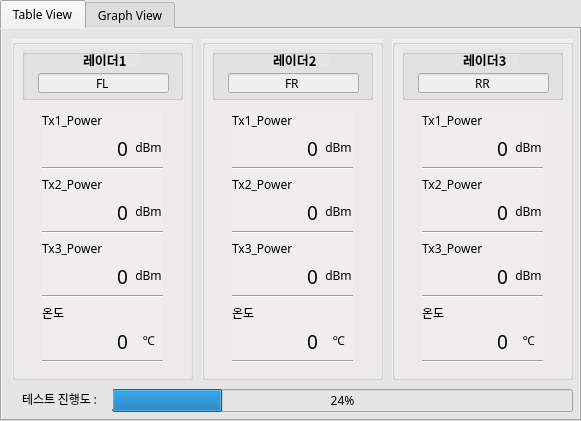
   <widget class="QTabWidget" name="tabWidget">
    <property name="geometry">
     <rect>
      <x>510</x>
      <y>24</y>
      <width>581</width>
      <height>421</height>
     </rect>
    </property>
    <property name="font">
     <font>
      <family>한컴 고딕</family>
     </font>
    </property>
    <property name="styleSheet">
     <string notr="true">background-color: rgb(229, 229, 229);</string>
    </property>
    <property name="currentIndex">
     <number>0</number>
    </property>
    <widget class="QWidget" name="tab">
     <attribute name="title">
      <string>Table View</string>
     </attribute>
     <widget class="QGroupBox" name="groupBox_monitor1">
      <property name="enabled">
       <bool>true</bool>
      </property>
      <property name="geometry">
       <rect>
        <x>10</x>
        <y>10</y>
        <width>181</width>
        <height>341</height>
       </rect>
      </property>
      <property name="font">
       <font>
        <family>한컴 고딕</family>
       </font>
      </property>
      <property name="styleSheet">
       <string notr="true">background-color: rgb(239, 237, 237);</string>
      </property>
      <property name="title">
       <string/>
      </property>
      <property name="alignment">
       <set>Qt::AlignCenter</set>
      </property>
      <widget class="QWidget" name="gridLayoutWidget">
       <property name="geometry">
        <rect>
         <x>30</x>
         <y>73</y>
         <width>121</width>
         <height>251</height>
        </rect>
       </property>
       <layout class="QGridLayout" name="gridLayout_3" columnstretch="3,1">
        <item row="2" column="0">
         <widget class="QLabel" name="label_40">
          <property name="font">
           <font>
            <family>한컴 고딕</family>
           </font>
          </property>
          <property name="text">
           <string>Tx1_Power</string>
          </property>
         </widget>
        </item>
        <item row="11" column="0">
         <widget class="QLabel" name="label_14">
          <property name="font">
           <font>
            <family>한컴 고딕</family>
           </font>
          </property>
          <property name="text">
           <string>온도</string>
          </property>
         </widget>
        </item>
        <item row="5" column="0">
         <widget class="QLabel" name="label_4">
          <property name="font">
           <font>
            <family>한컴 고딕</family>
           </font>
          </property>
          <property name="text">
           <string>Tx2_Power</string>
          </property>
         </widget>
        </item>
        <item row="8" column="0">
         <widget class="QLabel" name="label_13">
          <property name="font">
           <font>
            <family>한컴 고딕</family>
           </font>
          </property>
          <property name="text">
           <string>Tx3_Power</string>
          </property>
         </widget>
        </item>
        <item row="12" column="1">
         <widget class="QLabel" name="label_15">
          <property name="font">
           <font>
            <family>한컴 고딕</family>
           </font>
          </property>
          <property name="text">
           <string>&lt;html&gt;&lt;head/&gt;&lt;body&gt;&lt;p align=&quot;center&quot;&gt;℃&lt;/p&gt;&lt;/body&gt;&lt;/html&gt;</string>
          </property>
         </widget>
        </item>
        <item row="6" column="1">
         <widget class="QLabel" name="label_6">
          <property name="font">
           <font>
            <family>한컴 고딕</family>
           </font>
          </property>
          <property name="text">
           <string>&lt;html&gt;&lt;head/&gt;&lt;body&gt;&lt;p align=&quot;center&quot;&gt;dBm&lt;/p&gt;&lt;/body&gt;&lt;/html&gt;</string>
          </property>
         </widget>
        </item>
        <item row="9" column="0">
         <widget class="QLabel" name="lab_Rdr1_txPwr3">
          <property name="font">
           <font>
            <family>한컴 고딕</family>
            <pointsize>14</pointsize>
           </font>
          </property>
          <property name="text">
           <string>&lt;html&gt;&lt;head/&gt;&lt;body&gt;&lt;p align=&quot;right&quot;&gt;&lt;span style=&quot; font-size:14pt;&quot;&gt;0&lt;/span&gt;&lt;/p&gt;&lt;/body&gt;&lt;/html&gt;</string>
          </property>
          <property name="alignment">
           <set>Qt::AlignRight|Qt::AlignTrailing|Qt::AlignVCenter</set>
          </property>
         </widget>
        </item>
        <item row="12" column="0">
         <widget class="QLabel" name="lab_Rdr1_tmp">
          <property name="font">
           <font>
            <family>한컴 고딕</family>
            <pointsize>14</pointsize>
           </font>
          </property>
          <property name="text">
           <string>&lt;html&gt;&lt;head/&gt;&lt;body&gt;&lt;p align=&quot;right&quot;&gt;&lt;span style=&quot; font-size:14pt;&quot;&gt;0&lt;/span&gt;&lt;/p&gt;&lt;/body&gt;&lt;/html&gt;</string>
          </property>
          <property name="alignment">
           <set>Qt::AlignRight|Qt::AlignTrailing|Qt::AlignVCenter</set>
          </property>
         </widget>
        </item>
        <item row="7" column="0" colspan="2">
         <widget class="Line" name="line_2">
          <property name="orientation">
           <enum>Qt::Horizontal</enum>
          </property>
         </widget>
        </item>
        <item row="4" column="0" colspan="2">
         <widget class="Line" name="line">
          <property name="orientation">
           <enum>Qt::Horizontal</enum>
          </property>
         </widget>
        </item>
        <item row="3" column="1">
         <widget class="QLabel" name="label_5">
          <property name="font">
           <font>
            <family>한컴 고딕</family>
           </font>
          </property>
          <property name="text">
           <string>&lt;html&gt;&lt;head/&gt;&lt;body&gt;&lt;p align=&quot;center&quot;&gt;dBm&lt;/p&gt;&lt;/body&gt;&lt;/html&gt;</string>
          </property>
         </widget>
        </item>
        <item row="6" column="0">
         <widget class="QLabel" name="lab_Rdr1_txPwr2">
          <property name="font">
           <font>
            <family>한컴 고딕</family>
            <pointsize>14</pointsize>
           </font>
          </property>
          <property name="text">
           <string>&lt;html&gt;&lt;head/&gt;&lt;body&gt;&lt;p align=&quot;right&quot;&gt;&lt;span style=&quot; font-size:14pt;&quot;&gt;0&lt;/span&gt;&lt;/p&gt;&lt;/body&gt;&lt;/html&gt;</string>
          </property>
          <property name="alignment">
           <set>Qt::AlignRight|Qt::AlignTrailing|Qt::AlignVCenter</set>
          </property>
         </widget>
        </item>
        <item row="3" column="0">
         <widget class="QLabel" name="lab_Rdr1_txPwr1">
          <property name="font">
           <font>
            <family>한컴 고딕</family>
            <pointsize>14</pointsize>
           </font>
          </property>
          <property name="text">
           <string>&lt;html&gt;&lt;head/&gt;&lt;body&gt;&lt;p align=&quot;right&quot;&gt;&lt;span style=&quot; font-size:14pt;&quot;&gt;0&lt;/span&gt;&lt;/p&gt;&lt;/body&gt;&lt;/html&gt;</string>
          </property>
          <property name="alignment">
           <set>Qt::AlignRight|Qt::AlignTrailing|Qt::AlignVCenter</set>
          </property>
         </widget>
        </item>
        <item row="9" column="1">
         <widget class="QLabel" name="label_12">
          <property name="font">
           <font>
            <family>한컴 고딕</family>
           </font>
          </property>
          <property name="text">
           <string>&lt;html&gt;&lt;head/&gt;&lt;body&gt;&lt;p align=&quot;center&quot;&gt;dBm&lt;/p&gt;&lt;/body&gt;&lt;/html&gt;</string>
          </property>
         </widget>
        </item>
        <item row="10" column="0" colspan="2">
         <widget class="Line" name="line_3">
          <property name="orientation">
           <enum>Qt::Horizontal</enum>
          </property>
         </widget>
        </item>
        <item row="13" column="0" colspan="2">
         <widget class="Line" name="line_4">
          <property name="orientation">
           <enum>Qt::Horizontal</enum>
          </property>
         </widget>
        </item>
       </layout>
      </widget>
      <widget class="QGroupBox" name="groupBox_14">
       <property name="geometry">
        <rect>
         <x>10</x>
         <y>10</y>
         <width>161</width>
         <height>51</height>
        </rect>
       </property>
       <property name="styleSheet">
        <string notr="true">background-color: rgb(229, 229, 229);</string>
       </property>
       <property name="title">
        <string/>
       </property>
       <widget class="QLabel" name="label_51">
        <property name="geometry">
         <rect>
          <x>190</x>
          <y>53</y>
          <width>11</width>
          <height>20</height>
         </rect>
        </property>
        <property name="font">
         <font>
          <family>한컴 고딕</family>
         </font>
        </property>
        <property name="text">
         <string>회</string>
        </property>
       </widget>
       <widget class="QLabel" name="label_53">
        <property name="geometry">
         <rect>
          <x>190</x>
          <y>30</y>
          <width>11</width>
          <height>20</height>
         </rect>
        </property>
        <property name="font">
         <font>
          <family>한컴 고딕</family>
         </font>
        </property>
        <property name="text">
         <string>회</string>
        </property>
       </widget>
       <widget class="QLabel" name="label_3">
        <property name="geometry">
         <rect>
          <x>61</x>
          <y>5</y>
          <width>56</width>
          <height>12</height>
         </rect>
        </property>
        <property name="font">
         <font>
          <family>한컴 고딕</family>
          <pointsize>10</pointsize>
          <weight>75</weight>
          <bold>true</bold>
         </font>
        </property>
        <property name="text">
         <string>레이더1</string>
        </property>
       </widget>
       <widget class="QLineEdit" name="line_radar1">
        <property name="geometry">
         <rect>
          <x>16</x>
          <y>24</y>
          <width>131</width>
          <height>20</height>
         </rect>
        </property>
        <property name="font">
         <font>
          <family>한컴 고딕</family>
         </font>
        </property>
        <property name="styleSheet">
         <string notr="true">background-color: rgb(239, 239, 239);</string>
        </property>
        <property name="text">
         <string>FL</string>
        </property>
        <property name="alignment">
         <set>Qt::AlignCenter</set>
        </property>
        <property name="clearButtonEnabled">
         <bool>false</bool>
        </property>
       </widget>
      </widget>
     </widget>
     <widget class="QProgressBar" name="progressBar">
      <property name="enabled">
       <bool>true</bool>
      </property>
      <property name="geometry">
       <rect>
        <x>110</x>
        <y>360</y>
        <width>461</width>
        <height>23</height>
       </rect>
      </property>
      <property name="font">
       <font>
        <family>한컴 고딕</family>
       </font>
      </property>
      <property name="value">
       <number>24</number>
      </property>
      <property name="textVisible">
       <bool>true</bool>
      </property>
      <property name="format">
       <string>%p%</string>
      </property>
     </widget>
     <widget class="QLabel" name="label_21">
      <property name="geometry">
       <rect>
        <x>20</x>
        <y>360</y>
        <width>91</width>
        <height>20</height>
       </rect>
      </property>
      <property name="font">
       <font>
        <family>한컴 고딕</family>
       </font>
      </property>
      <property name="text">
       <string>테스트 진행도 :</string>
      </property>
     </widget>
     <widget class="QGroupBox" name="groupBox_monitor2">
      <property name="enabled">
       <bool>true</bool>
      </property>
      <property name="geometry">
       <rect>
        <x>200</x>
        <y>10</y>
        <width>181</width>
        <height>341</height>
       </rect>
      </property>
      <property name="font">
       <font>
        <family>한컴 고딕</family>
       </font>
      </property>
      <property name="styleSheet">
       <string notr="true">background-color: rgb(239, 237, 237);</string>
      </property>
      <property name="title">
       <string/>
      </property>
      <property name="alignment">
       <set>Qt::AlignCenter</set>
      </property>
      <widget class="QWidget" name="gridLayoutWidget_5">
       <property name="geometry">
        <rect>
         <x>30</x>
         <y>73</y>
         <width>121</width>
         <height>251</height>
        </rect>
       </property>
       <layout class="QGridLayout" name="gridLayout_5" columnstretch="3,1">
        <item row="2" column="0">
         <widget class="QLabel" name="label_49">
          <property name="font">
           <font>
            <family>한컴 고딕</family>
           </font>
          </property>
          <property name="text">
           <string>Tx1_Power</string>
          </property>
         </widget>
        </item>
        <item row="11" column="0">
         <widget class="QLabel" name="label_20">
          <property name="font">
           <font>
            <family>한컴 고딕</family>
           </font>
          </property>
          <property name="text">
           <string>온도</string>
          </property>
         </widget>
        </item>
        <item row="5" column="0">
         <widget class="QLabel" name="label_22">
          <property name="font">
           <font>
            <family>한컴 고딕</family>
           </font>
          </property>
          <property name="text">
           <string>Tx2_Power</string>
          </property>
         </widget>
        </item>
        <item row="8" column="0">
         <widget class="QLabel" name="label_23">
          <property name="font">
           <font>
            <family>한컴 고딕</family>
           </font>
          </property>
          <property name="text">
           <string>Tx3_Power</string>
          </property>
         </widget>
        </item>
        <item row="12" column="1">
         <widget class="QLabel" name="label_24">
          <property name="font">
           <font>
            <family>한컴 고딕</family>
           </font>
          </property>
          <property name="text">
           <string>&lt;html&gt;&lt;head/&gt;&lt;body&gt;&lt;p align=&quot;center&quot;&gt;℃&lt;/p&gt;&lt;/body&gt;&lt;/html&gt;</string>
          </property>
         </widget>
        </item>
        <item row="6" column="1">
         <widget class="QLabel" name="label_26">
          <property name="font">
           <font>
            <family>한컴 고딕</family>
           </font>
          </property>
          <property name="text">
           <string>&lt;html&gt;&lt;head/&gt;&lt;body&gt;&lt;p align=&quot;center&quot;&gt;dBm&lt;/p&gt;&lt;/body&gt;&lt;/html&gt;</string>
          </property>
         </widget>
        </item>
        <item row="9" column="0">
         <widget class="QLabel" name="lab_Rdr2_txPwr3">
          <property name="font">
           <font>
            <family>한컴 고딕</family>
            <pointsize>14</pointsize>
           </font>
          </property>
          <property name="text">
           <string>&lt;html&gt;&lt;head/&gt;&lt;body&gt;&lt;p align=&quot;right&quot;&gt;&lt;span style=&quot; font-size:14pt;&quot;&gt;0&lt;/span&gt;&lt;/p&gt;&lt;/body&gt;&lt;/html&gt;</string>
          </property>
          <property name="alignment">
           <set>Qt::AlignRight|Qt::AlignTrailing|Qt::AlignVCenter</set>
          </property>
         </widget>
        </item>
        <item row="12" column="0">
         <widget class="QLabel" name="lab_Rdr2_tmp">
          <property name="font">
           <font>
            <family>한컴 고딕</family>
            <pointsize>14</pointsize>
           </font>
          </property>
          <property name="text">
           <string>&lt;html&gt;&lt;head/&gt;&lt;body&gt;&lt;p align=&quot;right&quot;&gt;&lt;span style=&quot; font-size:14pt;&quot;&gt;0&lt;/span&gt;&lt;/p&gt;&lt;/body&gt;&lt;/html&gt;</string>
          </property>
          <property name="alignment">
           <set>Qt::AlignRight|Qt::AlignTrailing|Qt::AlignVCenter</set>
          </property>
         </widget>
        </item>
        <item row="7" column="0" colspan="2">
         <widget class="Line" name="line_5">
          <property name="orientation">
           <enum>Qt::Horizontal</enum>
          </property>
         </widget>
        </item>
        <item row="4" column="0" colspan="2">
         <widget class="Line" name="line_6">
          <property name="orientation">
           <enum>Qt::Horizontal</enum>
          </property>
         </widget>
        </item>
        <item row="3" column="1">
         <widget class="QLabel" name="label_50">
          <property name="font">
           <font>
            <family>한컴 고딕</family>
           </font>
          </property>
          <property name="text">
           <string>&lt;html&gt;&lt;head/&gt;&lt;body&gt;&lt;p align=&quot;center&quot;&gt;dBm&lt;/p&gt;&lt;/body&gt;&lt;/html&gt;</string>
          </property>
         </widget>
        </item>
        <item row="6" column="0">
         <widget class="QLabel" name="lab_Rdr2_txPwr2">
          <property name="font">
           <font>
            <family>한컴 고딕</family>
            <pointsize>14</pointsize>
           </font>
          </property>
          <property name="text">
           <string>&lt;html&gt;&lt;head/&gt;&lt;body&gt;&lt;p align=&quot;right&quot;&gt;&lt;span style=&quot; font-size:14pt;&quot;&gt;0&lt;/span&gt;&lt;/p&gt;&lt;/body&gt;&lt;/html&gt;</string>
          </property>
          <property name="alignment">
           <set>Qt::AlignRight|Qt::AlignTrailing|Qt::AlignVCenter</set>
          </property>
         </widget>
        </item>
        <item row="3" column="0">
         <widget class="QLabel" name="lab_Rdr2_txPwr1">
          <property name="font">
           <font>
            <family>한컴 고딕</family>
            <pointsize>14</pointsize>
           </font>
          </property>
          <property name="text">
           <string>&lt;html&gt;&lt;head/&gt;&lt;body&gt;&lt;p align=&quot;right&quot;&gt;&lt;span style=&quot; font-size:14pt;&quot;&gt;0&lt;/span&gt;&lt;/p&gt;&lt;/body&gt;&lt;/html&gt;</string>
          </property>
          <property name="alignment">
           <set>Qt::AlignRight|Qt::AlignTrailing|Qt::AlignVCenter</set>
          </property>
         </widget>
        </item>
        <item row="9" column="1">
         <widget class="QLabel" name="label_52">
          <property name="font">
           <font>
            <family>한컴 고딕</family>
           </font>
          </property>
          <property name="text">
           <string>&lt;html&gt;&lt;head/&gt;&lt;body&gt;&lt;p align=&quot;center&quot;&gt;dBm&lt;/p&gt;&lt;/body&gt;&lt;/html&gt;</string>
          </property>
         </widget>
        </item>
        <item row="10" column="0" colspan="2">
         <widget class="Line" name="line_7">
          <property name="orientation">
           <enum>Qt::Horizontal</enum>
          </property>
         </widget>
        </item>
        <item row="13" column="0" colspan="2">
         <widget class="Line" name="line_8">
          <property name="orientation">
           <enum>Qt::Horizontal</enum>
          </property>
         </widget>
        </item>
       </layout>
      </widget>
      <widget class="QGroupBox" name="groupBox_15">
       <property name="geometry">
        <rect>
         <x>10</x>
         <y>10</y>
         <width>161</width>
         <height>51</height>
        </rect>
       </property>
       <property name="styleSheet">
        <string notr="true">background-color: rgb(229, 229, 229);</string>
       </property>
       <property name="title">
        <string/>
       </property>
       <widget class="QLabel" name="label_54">
        <property name="geometry">
         <rect>
          <x>190</x>
          <y>53</y>
          <width>11</width>
          <height>20</height>
         </rect>
        </property>
        <property name="font">
         <font>
          <family>한컴 고딕</family>
         </font>
        </property>
        <property name="text">
         <string>회</string>
        </property>
       </widget>
       <widget class="QLabel" name="label_55">
        <property name="geometry">
         <rect>
          <x>190</x>
          <y>30</y>
          <width>11</width>
          <height>20</height>
         </rect>
        </property>
        <property name="font">
         <font>
          <family>한컴 고딕</family>
         </font>
        </property>
        <property name="text">
         <string>회</string>
        </property>
       </widget>
       <widget class="QLabel" name="label_56">
        <property name="geometry">
         <rect>
          <x>61</x>
          <y>5</y>
          <width>56</width>
          <height>12</height>
         </rect>
        </property>
        <property name="font">
         <font>
          <family>한컴 고딕</family>
          <pointsize>10</pointsize>
          <weight>75</weight>
          <bold>true</bold>
         </font>
        </property>
        <property name="text">
         <string>레이더2</string>
        </property>
       </widget>
       <widget class="QLineEdit" name="line_radar2">
        <property name="geometry">
         <rect>
          <x>16</x>
          <y>24</y>
          <width>131</width>
          <height>20</height>
         </rect>
        </property>
        <property name="font">
         <font>
          <family>한컴 고딕</family>
         </font>
        </property>
        <property name="styleSheet">
         <string notr="true">background-color: rgb(239, 239, 239);</string>
        </property>
        <property name="text">
         <string>FR</string>
        </property>
        <property name="alignment">
         <set>Qt::AlignCenter</set>
        </property>
        <property name="clearButtonEnabled">
         <bool>false</bool>
        </property>
       </widget>
      </widget>
     </widget>
     <widget class="QGroupBox" name="groupBox_monitor3">
      <property name="enabled">
       <bool>true</bool>
      </property>
      <property name="geometry">
       <rect>
        <x>390</x>
        <y>10</y>
        <width>181</width>
        <height>341</height>
       </rect>
      </property>
      <property name="font">
       <font>
        <family>한컴 고딕</family>
       </font>
      </property>
      <property name="styleSheet">
       <string notr="true">background-color: rgb(239, 237, 237);</string>
      </property>
      <property name="title">
       <string/>
      </property>
      <property name="alignment">
       <set>Qt::AlignCenter</set>
      </property>
      <widget class="QWidget" name="gridLayoutWidget_6">
       <property name="geometry">
        <rect>
         <x>30</x>
         <y>73</y>
         <width>121</width>
         <height>251</height>
        </rect>
       </property>
       <layout class="QGridLayout" name="gridLayout_6" columnstretch="3,1">
        <item row="2" column="0">
         <widget class="QLabel" name="label_57">
          <property name="font">
           <font>
            <family>한컴 고딕</family>
           </font>
          </property>
          <property name="text">
           <string>Tx1_Power</string>
          </property>
         </widget>
        </item>
        <item row="11" column="0">
         <widget class="QLabel" name="label_58">
          <property name="font">
           <font>
            <family>한컴 고딕</family>
           </font>
          </property>
          <property name="text">
           <string>온도</string>
          </property>
         </widget>
        </item>
        <item row="5" column="0">
         <widget class="QLabel" name="label_59">
          <property name="font">
           <font>
            <family>한컴 고딕</family>
           </font>
          </property>
          <property name="text">
           <string>Tx2_Power</string>
          </property>
         </widget>
        </item>
        <item row="8" column="0">
         <widget class="QLabel" name="label_60">
          <property name="font">
           <font>
            <family>한컴 고딕</family>
           </font>
          </property>
          <property name="text">
           <string>Tx3_Power</string>
          </property>
         </widget>
        </item>
        <item row="12" column="1">
         <widget class="QLabel" name="label_61">
          <property name="font">
           <font>
            <family>한컴 고딕</family>
           </font>
          </property>
          <property name="text">
           <string>&lt;html&gt;&lt;head/&gt;&lt;body&gt;&lt;p align=&quot;center&quot;&gt;℃&lt;/p&gt;&lt;/body&gt;&lt;/html&gt;</string>
          </property>
         </widget>
        </item>
        <item row="6" column="1">
         <widget class="QLabel" name="label_62">
          <property name="font">
           <font>
            <family>한컴 고딕</family>
           </font>
          </property>
          <property name="text">
           <string>&lt;html&gt;&lt;head/&gt;&lt;body&gt;&lt;p align=&quot;center&quot;&gt;dBm&lt;/p&gt;&lt;/body&gt;&lt;/html&gt;</string>
          </property>
         </widget>
        </item>
        <item row="9" column="0">
         <widget class="QLabel" name="lab_Rdr3_txPwr3">
          <property name="font">
           <font>
            <family>한컴 고딕</family>
            <pointsize>14</pointsize>
           </font>
          </property>
          <property name="text">
           <string>&lt;html&gt;&lt;head/&gt;&lt;body&gt;&lt;p align=&quot;right&quot;&gt;&lt;span style=&quot; font-size:14pt;&quot;&gt;0&lt;/span&gt;&lt;/p&gt;&lt;/body&gt;&lt;/html&gt;</string>
          </property>
          <property name="alignment">
           <set>Qt::AlignRight|Qt::AlignTrailing|Qt::AlignVCenter</set>
          </property>
         </widget>
        </item>
        <item row="12" column="0">
         <widget class="QLabel" name="lab_Rdr3_tmp">
          <property name="font">
           <font>
            <family>한컴 고딕</family>
            <pointsize>14</pointsize>
           </font>
          </property>
          <property name="text">
           <string>&lt;html&gt;&lt;head/&gt;&lt;body&gt;&lt;p align=&quot;right&quot;&gt;&lt;span style=&quot; font-size:14pt;&quot;&gt;0&lt;/span&gt;&lt;/p&gt;&lt;/body&gt;&lt;/html&gt;</string>
          </property>
          <property name="alignment">
           <set>Qt::AlignRight|Qt::AlignTrailing|Qt::AlignVCenter</set>
          </property>
         </widget>
        </item>
        <item row="7" column="0" colspan="2">
         <widget class="Line" name="line_9">
          <property name="orientation">
           <enum>Qt::Horizontal</enum>
          </property>
         </widget>
        </item>
        <item row="4" column="0" colspan="2">
         <widget class="Line" name="line_10">
          <property name="orientation">
           <enum>Qt::Horizontal</enum>
          </property>
         </widget>
        </item>
        <item row="3" column="1">
         <widget class="QLabel" name="label_63">
          <property name="font">
           <font>
            <family>한컴 고딕</family>
           </font>
          </property>
          <property name="text">
           <string>&lt;html&gt;&lt;head/&gt;&lt;body&gt;&lt;p align=&quot;center&quot;&gt;dBm&lt;/p&gt;&lt;/body&gt;&lt;/html&gt;</string>
          </property>
         </widget>
        </item>
        <item row="6" column="0">
         <widget class="QLabel" name="lab_Rdr3_txPwr2">
          <property name="font">
           <font>
            <family>한컴 고딕</family>
            <pointsize>14</pointsize>
           </font>
          </property>
          <property name="text">
           <string>&lt;html&gt;&lt;head/&gt;&lt;body&gt;&lt;p align=&quot;right&quot;&gt;&lt;span style=&quot; font-size:14pt;&quot;&gt;0&lt;/span&gt;&lt;/p&gt;&lt;/body&gt;&lt;/html&gt;</string>
          </property>
          <property name="alignment">
           <set>Qt::AlignRight|Qt::AlignTrailing|Qt::AlignVCenter</set>
          </property>
         </widget>
        </item>
        <item row="3" column="0">
         <widget class="QLabel" name="lab_Rdr3_txPwr1">
          <property name="font">
           <font>
            <family>한컴 고딕</family>
            <pointsize>14</pointsize>
           </font>
          </property>
          <property name="text">
           <string>&lt;html&gt;&lt;head/&gt;&lt;body&gt;&lt;p align=&quot;right&quot;&gt;&lt;span style=&quot; font-size:14pt;&quot;&gt;0&lt;/span&gt;&lt;/p&gt;&lt;/body&gt;&lt;/html&gt;</string>
          </property>
          <property name="alignment">
           <set>Qt::AlignRight|Qt::AlignTrailing|Qt::AlignVCenter</set>
          </property>
         </widget>
        </item>
        <item row="9" column="1">
         <widget class="QLabel" name="label_64">
          <property name="font">
           <font>
            <family>한컴 고딕</family>
           </font>
          </property>
          <property name="text">
           <string>&lt;html&gt;&lt;head/&gt;&lt;body&gt;&lt;p align=&quot;center&quot;&gt;dBm&lt;/p&gt;&lt;/body&gt;&lt;/html&gt;</string>
          </property>
         </widget>
        </item>
        <item row="10" column="0" colspan="2">
         <widget class="Line" name="line_11">
          <property name="orientation">
           <enum>Qt::Horizontal</enum>
          </property>
         </widget>
        </item>
        <item row="13" column="0" colspan="2">
         <widget class="Line" name="line_12">
          <property name="orientation">
           <enum>Qt::Horizontal</enum>
          </property>
         </widget>
        </item>
       </layout>
      </widget>
      <widget class="QGroupBox" name="groupBox_16">
       <property name="geometry">
        <rect>
         <x>10</x>
         <y>10</y>
         <width>161</width>
         <height>51</height>
        </rect>
       </property>
       <property name="styleSheet">
        <string notr="true">background-color: rgb(229, 229, 229);</string>
       </property>
       <property name="title">
        <string/>
       </property>
       <widget class="QLabel" name="label_65">
        <property name="geometry">
         <rect>
          <x>190</x>
          <y>53</y>
          <width>11</width>
          <height>20</height>
         </rect>
        </property>
        <property name="font">
         <font>
          <family>한컴 고딕</family>
         </font>
        </property>
        <property name="text">
         <string>회</string>
        </property>
       </widget>
       <widget class="QLabel" name="label_66">
        <property name="geometry">
         <rect>
          <x>190</x>
          <y>30</y>
          <width>11</width>
          <height>20</height>
         </rect>
        </property>
        <property name="font">
         <font>
          <family>한컴 고딕</family>
         </font>
        </property>
        <property name="text">
         <string>회</string>
        </property>
       </widget>
       <widget class="QLabel" name="label_67">
        <property name="geometry">
         <rect>
          <x>61</x>
          <y>5</y>
          <width>56</width>
          <height>12</height>
         </rect>
        </property>
        <property name="font">
         <font>
          <family>한컴 고딕</family>
          <pointsize>10</pointsize>
          <weight>75</weight>
          <bold>true</bold>
         </font>
        </property>
        <property name="text">
         <string>레이더3</string>
        </property>
       </widget>
       <widget class="QLineEdit" name="line_radar3">
        <property name="geometry">
         <rect>
          <x>16</x>
          <y>24</y>
          <width>131</width>
          <height>20</height>
         </rect>
        </property>
        <property name="font">
         <font>
          <family>한컴 고딕</family>
         </font>
        </property>
        <property name="styleSheet">
         <string notr="true">background-color: rgb(239, 239, 239);</string>
        </property>
        <property name="text">
         <string>RR</string>
        </property>
        <property name="alignment">
         <set>Qt::AlignCenter</set>
        </property>
        <property name="clearButtonEnabled">
         <bool>false</bool>
        </property>
       </widget>
      </widget>
     </widget>
    </widget>
    <widget class="QWidget" name="tab_1">
     <attribute name="title">
      <string>Graph View</string>
     </attribute>
    </widget>
   </widget>
